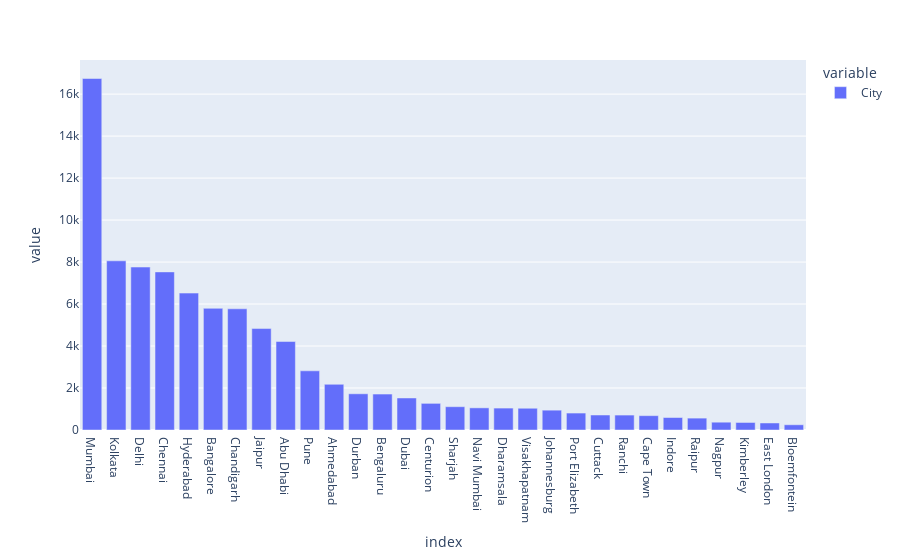

Here is the notebook cell this chart was saved with:
### Code cell
fig = px.bar(final_df['City'].value_counts())
fig.show()

### Figure 1 — Plotly figure (JSON) as saved in the notebook; plotly's stock layout.template omitted (floating-point values rounded to 4 significant figures)
{"data": [{"alignmentgroup": "True", "hovertemplate": "variable=City<br>index=%{x}<br>value=%{y}<extra></extra>", "legendgroup": "City", "marker": {"color": "#636efa", "pattern": {"shape": ""}}, "name": "City", "offsetgroup": "City", "orientation": "v", "showlegend": true, "textposition": "auto", "type": "bar", "x": ["Mumbai", "Kolkata", "Delhi", "Chennai", "Hyderabad", "Bangalore", "Chandigarh", "Jaipur", "Abu Dhabi", "Pune", "Ahmedabad", "Durban", "Bengaluru", "Dubai", "Centurion", "Sharjah", "Navi Mumbai", "Dharamsala", "Visakhapatnam", "Johannesburg", "Port Elizabeth", "Cuttack", "Ranchi", "Cape Town", "Indore", "Raipur", "Nagpur", "Kimberley", "East London", "Bloemfontein"], "xaxis": "x", "y": [16744, 8059, 7762, 7531, 6522, 5796, 5773, 4832, 4215, 2819, 2178, 1725, 1713, 1526, 1269, 1110, 1055, 1044, 1036, 945, 807, 714, 711, 683, 595, 566, 372, 358, 335, 249], "yaxis": "y"}], "layout": {"barmode": "relative", "legend": {"title": {"text": "variable"}, "tracegroupgap": 0}, "margin": {"t": 60}, "xaxis": {"anchor": "y", "domain": [0, 1], "title": {"text": "index"}}, "yaxis": {"anchor": "x", "domain": [0, 1], "title": {"text": "value"}}}}
